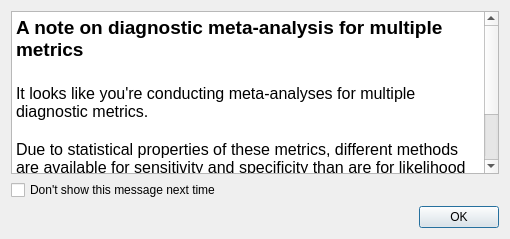
<?xml version="1.0" encoding="UTF-8"?>
<ui version="4.0">
 <class>diag_explain_window</class>
 <widget class="QDialog" name="diag_explain_window">
  <property name="geometry">
   <rect>
    <x>0</x>
    <y>0</y>
    <width>510</width>
    <height>239</height>
   </rect>
  </property>
  <property name="windowTitle">
   <string>Diagnostic MA with Multiple Metrics</string>
  </property>
  <property name="windowIcon">
   <iconset>
    <normaloff>:/misc/meta.png</normaloff>:/misc/meta.png</iconset>
  </property>
  <property name="modal">
   <bool>true</bool>
  </property>
  <layout class="QVBoxLayout" name="verticalLayout_2">
   <item>
    <layout class="QVBoxLayout" name="verticalLayout">
     <item>
      <widget class="QTextBrowser" name="textBrowser">
       <property name="html">
        <string>&lt;!DOCTYPE HTML PUBLIC &quot;-//W3C//DTD HTML 4.0//EN&quot; &quot;http://www.w3.org/TR/REC-html40/strict.dtd&quot;&gt;
&lt;html&gt;&lt;head&gt;&lt;meta name=&quot;qrichtext&quot; content=&quot;1&quot; /&gt;&lt;style type=&quot;text/css&quot;&gt;
p, li { white-space: pre-wrap; }
&lt;/style&gt;&lt;/head&gt;&lt;body style=&quot; font-family:'Lucida Grande'; font-size:13pt; font-weight:400; font-style:normal;&quot;&gt;
&lt;p style=&quot; margin-top:0px; margin-bottom:0px; margin-left:0px; margin-right:0px; -qt-block-indent:0; text-indent:0px;&quot;&gt;&lt;span style=&quot; font-family:'MS Shell Dlg 2'; font-size:14pt; font-weight:600;&quot;&gt;A note on diagnostic meta-analysis for multiple metrics&lt;/span&gt;&lt;/p&gt;
&lt;p style=&quot;-qt-paragraph-type:empty; margin-top:0px; margin-bottom:0px; margin-left:0px; margin-right:0px; -qt-block-indent:0; text-indent:0px; font-family:'MS Shell Dlg 2'; font-size:14pt;&quot;&gt;&lt;br /&gt;&lt;/p&gt;
&lt;p style=&quot; margin-top:0px; margin-bottom:0px; margin-left:0px; margin-right:0px; -qt-block-indent:0; text-indent:0px;&quot;&gt;&lt;span style=&quot; font-family:'MS Shell Dlg 2'; font-size:12pt;&quot;&gt;It looks like you're conducting meta-analyses for multiple diagnostic metrics. &lt;/span&gt;&lt;/p&gt;
&lt;p style=&quot;-qt-paragraph-type:empty; margin-top:0px; margin-bottom:0px; margin-left:0px; margin-right:0px; -qt-block-indent:0; text-indent:0px; font-family:'MS Shell Dlg 2'; font-size:12pt;&quot;&gt;&lt;br /&gt;&lt;/p&gt;
&lt;p style=&quot; margin-top:0px; margin-bottom:0px; margin-left:0px; margin-right:0px; -qt-block-indent:0; text-indent:0px;&quot;&gt;&lt;span style=&quot; font-family:'MS Shell Dlg 2'; font-size:12pt;&quot;&gt;Due to statistical properties of these metrics, different methods are available for sensitivity and specificity than are for likelihood and diagnostic odds ratios. So now we're going to first ask you to pick a meta-analysis method (and parameters) to use for sensitivity/specificity, and then we're going to ask you to pick a method to use for likelihood and diagnostic odds ratios. &lt;/span&gt;&lt;/p&gt;&lt;/body&gt;&lt;/html&gt;</string>
       </property>
      </widget>
     </item>
     <item>
      <widget class="QCheckBox" name="dont_show_again_chk_box">
       <property name="text">
        <string>Don't show this message next time</string>
       </property>
      </widget>
     </item>
     <item>
      <widget class="QDialogButtonBox" name="buttonBox">
       <property name="orientation">
        <enum>Qt::Horizontal</enum>
       </property>
       <property name="standardButtons">
        <set>QDialogButtonBox::Ok</set>
       </property>
      </widget>
     </item>
    </layout>
   </item>
  </layout>
 </widget>
 <resources>
  <include location="images/icons.qrc"/>
 </resources>
 <connections>
  <connection>
   <sender>buttonBox</sender>
   <signal>accepted()</signal>
   <receiver>diag_explain_window</receiver>
   <slot>accept()</slot>
   <hints>
    <hint type="sourcelabel">
     <x>248</x>
     <y>254</y>
    </hint>
    <hint type="destinationlabel">
     <x>157</x>
     <y>274</y>
    </hint>
   </hints>
  </connection>
  <connection>
   <sender>buttonBox</sender>
   <signal>rejected()</signal>
   <receiver>diag_explain_window</receiver>
   <slot>reject()</slot>
   <hints>
    <hint type="sourcelabel">
     <x>316</x>
     <y>260</y>
    </hint>
    <hint type="destinationlabel">
     <x>286</x>
     <y>274</y>
    </hint>
   </hints>
  </connection>
 </connections>
</ui>
